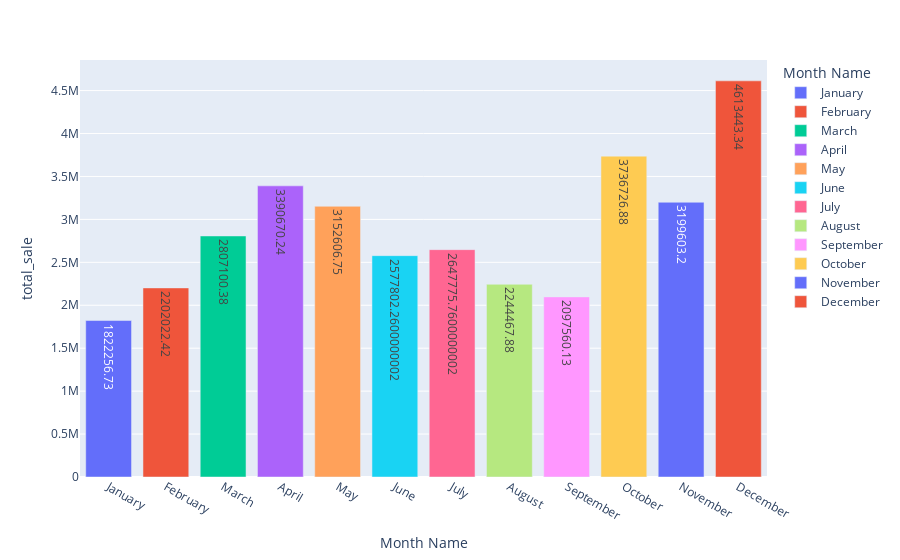

The notebook cell this image was saved under:
### Code cell
fig= px.bar(data_frame=monthly_sale, x='Month Name', y='total_sale', text='total_sale', color='Month Name')
fig.show()

### Figure 1 — Plotly figure (JSON) as saved in the notebook; plotly's stock layout.template omitted (floating-point values rounded to 4 significant figures)
{"data": [{"alignmentgroup": "True", "hovertemplate": "Month Name=%{x}<br>total_sale=%{text}<extra></extra>", "legendgroup": "January", "marker": {"color": "#636efa", "pattern": {"shape": ""}}, "name": "January", "offsetgroup": "January", "orientation": "v", "showlegend": true, "text": [1822000.0], "textposition": "auto", "type": "bar", "x": ["January"], "xaxis": "x", "y": [1822000.0], "yaxis": "y"}, {"alignmentgroup": "True", "hovertemplate": "Month Name=%{x}<br>total_sale=%{text}<extra></extra>", "legendgroup": "February", "marker": {"color": "#EF553B", "pattern": {"shape": ""}}, "name": "February", "offsetgroup": "February", "orientation": "v", "showlegend": true, "text": [2202000.0], "textposition": "auto", "type": "bar", "x": ["February"], "xaxis": "x", "y": [2202000.0], "yaxis": "y"}, {"alignmentgroup": "True", "hovertemplate": "Month Name=%{x}<br>total_sale=%{text}<extra></extra>", "legendgroup": "March", "marker": {"color": "#00cc96", "pattern": {"shape": ""}}, "name": "March", "offsetgroup": "March", "orientation": "v", "showlegend": true, "text": [2807000.0], "textposition": "auto", "type": "bar", "x": ["March"], "xaxis": "x", "y": [2807000.0], "yaxis": "y"}, {"alignmentgroup": "True", "hovertemplate": "Month Name=%{x}<br>total_sale=%{text}<extra></extra>", "legendgroup": "April", "marker": {"color": "#ab63fa", "pattern": {"shape": ""}}, "name": "April", "offsetgroup": "April", "orientation": "v", "showlegend": true, "text": [3391000.0], "textposition": "auto", "type": "bar", "x": ["April"], "xaxis": "x", "y": [3391000.0], "yaxis": "y"}, {"alignmentgroup": "True", "hovertemplate": "Month Name=%{x}<br>total_sale=%{text}<extra></extra>", "legendgroup": "May", "marker": {"color": "#FFA15A", "pattern": {"shape": ""}}, "name": "May", "offsetgroup": "May", "orientation": "v", "showlegend": true, "text": [3153000.0], "textposition": "auto", "type": "bar", "x": ["May"], "xaxis": "x", "y": [3153000.0], "yaxis": "y"}, {"alignmentgroup": "True", "hovertemplate": "Month Name=%{x}<br>total_sale=%{text}<extra></extra>", "legendgroup": "June", "marker": {"color": "#19d3f3", "pattern": {"shape": ""}}, "name": "June", "offsetgroup": "June", "orientation": "v", "showlegend": true, "text": [2578000.0], "textposition": "auto", "type": "bar", "x": ["June"], "xaxis": "x", "y": [2578000.0], "yaxis": "y"}, {"alignmentgroup": "True", "hovertemplate": "Month Name=%{x}<br>total_sale=%{text}<extra></extra>", "legendgroup": "July", "marker": {"color": "#FF6692", "pattern": {"shape": ""}}, "name": "July", "offsetgroup": "July", "orientation": "v", "showlegend": true, "text": [2648000.0], "textposition": "auto", "type": "bar", "x": ["July"], "xaxis": "x", "y": [2648000.0], "yaxis": "y"}, {"alignmentgroup": "True", "hovertemplate": "Month Name=%{x}<br>total_sale=%{text}<extra></extra>", "legendgroup": "August", "marker": {"color": "#B6E880", "pattern": {"shape": ""}}, "name": "August", "offsetgroup": "August", "orientation": "v", "showlegend": true, "text": [2244000.0], "textposition": "auto", "type": "bar", "x": ["August"], "xaxis": "x", "y": [2244000.0], "yaxis": "y"}, {"alignmentgroup": "True", "hovertemplate": "Month Name=%{x}<br>total_sale=%{text}<extra></extra>", "legendgroup": "September", "marker": {"color": "#FF97FF", "pattern": {"shape": ""}}, "name": "September", "offsetgroup": "September", "orientation": "v", "showlegend": true, "text": [2098000.0], "textposition": "auto", "type": "bar", "x": ["September"], "xaxis": "x", "y": [2098000.0], "yaxis": "y"}, {"alignmentgroup": "True", "hovertemplate": "Month Name=%{x}<br>total_sale=%{text}<extra></extra>", "legendgroup": "October", "marker": {"color": "#FECB52", "pattern": {"shape": ""}}, "name": "October", "offsetgroup": "October", "orientation": "v", "showlegend": true, "text": [3737000.0], "textposition": "auto", "type": "bar", "x": ["October"], "xaxis": "x", "y": [3737000.0], "yaxis": "y"}, {"alignmentgroup": "True", "hovertemplate": "Month Name=%{x}<br>total_sale=%{text}<extra></extra>", "legendgroup": "November", "marker": {"color": "#636efa", "pattern": {"shape": ""}}, "name": "November", "offsetgroup": "November", "orientation": "v", "showlegend": true, "text": [3200000.0], "textposition": "auto", "type": "bar", "x": ["November"], "xaxis": "x", "y": [3200000.0], "yaxis": "y"}, {"alignmentgroup": "True", "hovertemplate": "Month Name=%{x}<br>total_sale=%{text}<extra></extra>", "legendgroup": "December", "marker": {"color": "#EF553B", "pattern": {"shape": ""}}, "name": "December", "offsetgroup": "December", "orientation": "v", "showlegend": true, "text": [4613000.0], "textposition": "auto", "type": "bar", "x": ["December"], "xaxis": "x", "y": [4613000.0], "yaxis": "y"}], "layout": {"barmode": "relative", "legend": {"title": {"text": "Month Name"}, "tracegroupgap": 0}, "margin": {"t": 60}, "xaxis": {"anchor": "y", "categoryarray": ["January", "February", "March", "April", "May", "June", "July", "August", "September", "October", "November", "December"], "categoryorder": "array", "domain": [0, 1], "title": {"text": "Month Name"}}, "yaxis": {"anchor": "x", "domain": [0, 1], "title": {"text": "total_sale"}}}}
